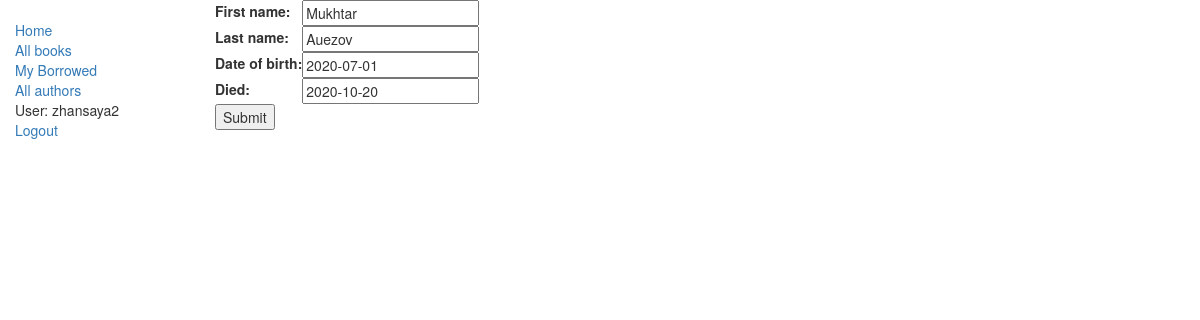
Screenshot of /catalog/author/1/update/ (signed in) with the database file from the repository.
### catalog/models.py (models this page shows, shortened)
class Author(models.Model):
    first_name = models.CharField(max_length=100)
    last_name = models.CharField(max_length=100)
    date_of_birth = models.DateField(null=True, blank=True)
    date_of_death = models.DateField('Died', null=True, blank=True)

### catalog/views.py (the view)
# urls.py: path('author/<int:pk>/update/', views.AuthorUpdate.as_view(), name='author_update'),
class AuthorUpdate(UpdateView):
    model = Author
    fields = '__all__' # Not recommended (potential security issue if more fields added)

### catalog/templates/catalog/author_form.html (shortened to what this page needs)
{% extends "base_generic.html" %}
{% block content %}
  <form action="" method="post">
    <table>
    {{ form.as_table }}
    </table>
    <input type="submit" value="Submit">
  </form>
{% endblock %}

### catalog/templates/base_generic.html (shortened to what this page needs)
<!DOCTYPE html>
<html lang="en">
<head>
  <link rel="stylesheet" href="https://maxcdn.bootstrapcdn.com/bootstrap/3.3.7/css/bootstrap.min.css">
  {% load static %}
  <link rel="stylesheet" href="{% static 'css/styles.css' %}">
</head>
<body>
  <div class="container-fluid">
    <div class="row">
      <div class="col-sm-2">
      {% block sidebar %}
      <ul class="sidebar-nav">
          <li><a href="{% url 'index' %}">Home</a></li>
          <li><a href="{% url 'books' %}">All books</a></li>
          <li><a href="{% url 'my-borrowed' %}">My Borrowed</a></li>
          <li><a href="{% url 'authors' %}">All authors</a></li>
      {% if user.is_authenticated %}
          <li>User: {{ user.get_username }}</li>
          <li><a href="{% url 'logout'%}?next={{request.path}}">Logout</a></li>
      {% else %}
          <li><a href="{% url 'login'%}?next={{request.path}}">Login</a></li>
      {% endif %}
      </ul>
      {% endblock %}
      </div>
      <div class="col-sm-10 ">
      {% block content %}{% endblock %}
      </div>
    </div>
  </div>
</body>
</html>

### catalog/static/css/styles.css (style rules this page uses)
.sidebar-nav { margin-top: 20px; padding: 0; list-style: none; }

### rows the page displays
Author: first_name "Mukhtar", last_name "Auezov", date_of_birth "2020-07-01", date_of_death "2020-10-20"

### other values shown
{{ user.get_username }} "zhansaya2"
